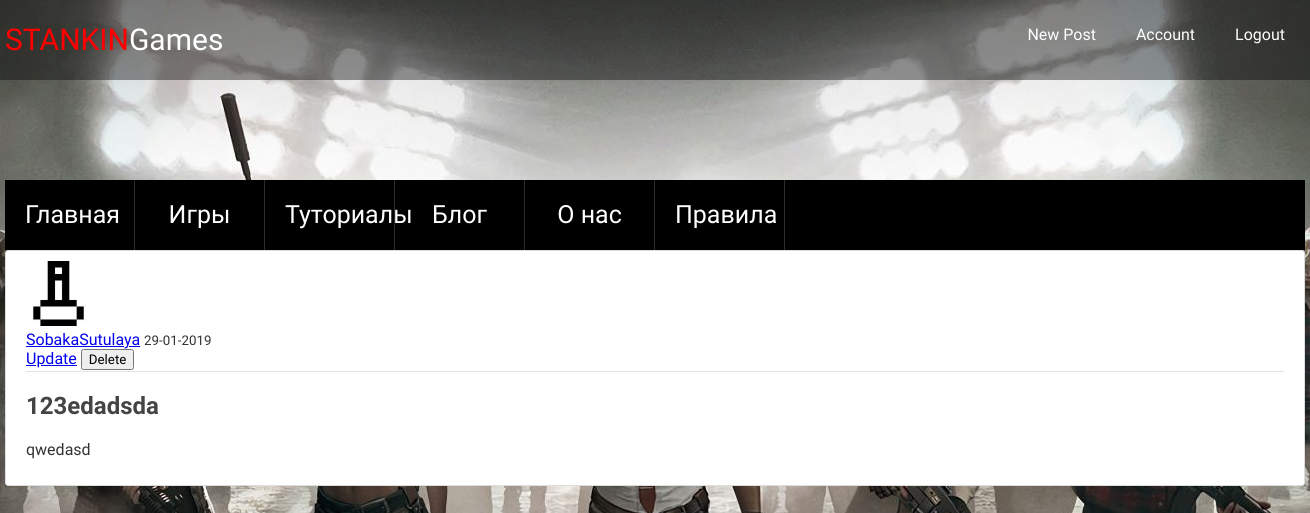
/post/5 (signed in), run on an earlier commit of the app's database.
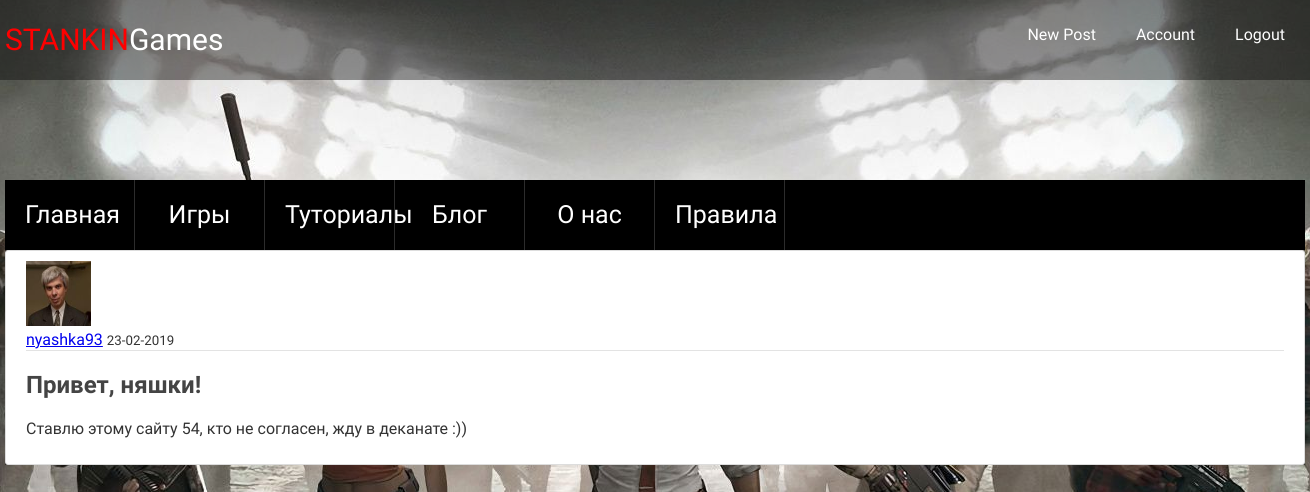
And on a later commit of the database.
### flaskblog/models.py (models this page shows, shortened)
class User(db.Model, UserMixin):
    id = db.Column(db.Integer, primary_key=True)
    username = db.Column(db.String(20), unique=True, nullable=False)
    email = db.Column(db.String(120), unique=True, nullable=False)
    image_file = db.Column(db.String(20), nullable=False, default='default.jpg')
    password = db.Column(db.String(60), nullable=False)
    posts = db.relationship('Post', backref='author', lazy=True)

class Post(db.Model):
    id = db.Column(db.Integer, primary_key=True)
    title = db.Column(db.String(100), nullable=False)
    date_posted = db.Column(db.DateTime, nullable=False, default=datetime.utcnow)
    content = db.Column(db.Text, nullable=False)
    user_id = db.Column(db.Integer, db.ForeignKey('user.id'), nullable=False)

### flaskblog/routes.py (the view)
@app.route("/post/<int:post_id>")
def post(post_id):
    post = Post.query.get_or_404(post_id)
    return render_template('post.html', title=post.title, post=post)

### flaskblog/models.py (called while the page is built)
@login_manager.user_loader
def load_user(user_id):
    return User.query.get(int(user_id))

### flaskblog/templates/post.html (shortened to what this page needs)
{% extends "layout.html" %}
{% block header%}
<header class="header-container-games">
    <div class="header-menu">
            <a class="logo" href="{{ url_for('super_home') }}"><span>STANKIN</span>Games</a>
            <ul class="user-list">
                {% if current_user.is_authenticated %}
                <a class="nav-item nav-link" href="{{ url_for('new_post') }}">New Post</a>
                <a class="nav-item nav-link" href="{{ url_for('account') }}">Account</a>
                <a class="nav-item nav-link" href="{{ url_for('logout') }}">Logout</a>
                {% endif %}
            </ul>
        </div>
    </header>
{% endblock header %}
{% block content %}
<main class="main-container">
		<div class="main-wrapper">
<article class="media content-section">
    <img class="rounded-circle article-img" src="{{ url_for('static', filename='profile_pics/' + post.author.image_file) }}" alt="">
    <div class="media-body">
        <div class="article-metadata">
                <a class="mr-2" href="{{ url_for('user_posts', username=post.author.username) }}">{{ post.author.username }}</a>
        <small class="text-muted">{{ post.date_posted.strftime('%d-%m-%Y') }}</small>
        {% if post.author == current_user %}
            <div>
                <a class="btn btn-secondary btn-sm mt-1 mb-1" href="{{ url_for('update_post', post_id = post.id) }}">Update</a>
                <button type="button" class="btn btn-danger btn-sm m-1" data-toggle="modal" data-target="#deleteModal">Delete</button>
            </div>
        {% endif %}
        </div>
        <h2 class="article-title">{{ post.title }}</h2>
        <p class="article-content">{{ post.content }}</p>
    </div>
</article>
</div>
</main>
{% endblock content %}

What changed in the data, as far as the page shows it:
no longer on this page (row edited): User: image_file (picture), author.username "SobakaSutulaya"
added User: image_file (picture), author.username "nyashka93"
changed Post: date_posted "29-01-2019" → "23-02-2019"; title "123edadsda" → "Привет, няшки!"; content "qwedasd" → "Ставлю этому сайту 54, кто не согласен, жду в деканате :))"
Also different on the page:
text no longer shown: "Update Delete"
